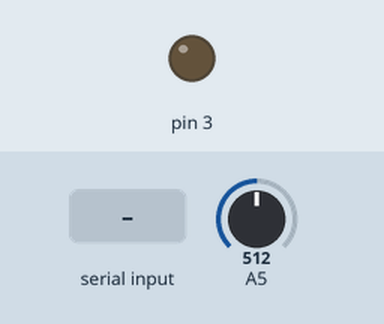
A sketch run on a simulated Arduino Uno, built with avr-gcc and run on an emulated ATmega328P. Parts: output pins drawn as LEDs (lit = HIGH). The test bench sets the inputs (shaded band); at power-on: A5 = 512. What the sketch prints to the serial monitor is not drawn.

Above: at 1.2 s.
1.3 s: "2" received over Serial
At 2.5 s:
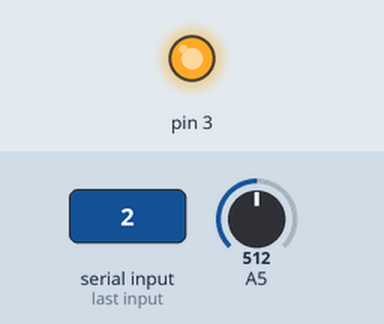
2.8 s: "1" received over Serial
4.3 s: "3" received over Serial
Timing chart, 0 to 7.3 s (numbered marks = the images above; inputs shaded):
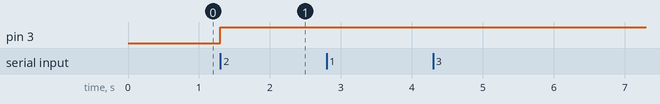

Measured:
- after the input at 1.3 s, pin 3: LOW → HIGH at once
- after the input at 2.8 s, every drawn part: stays the same
- after the input at 4.3 s, every drawn part: stays the same

The sketch:

_2_3.ino
```cpp
void setup() {
  // put your setup code here, to run once:
  Serial.begin(9600);
  pinMode(3,OUTPUT);
}

int state = LOW;

void loop() {
  // put your main code here, to run repeatedly:

  if(Serial.available() > 0 ){
    int val = Serial.read();
    if ( val == 49)
      Serial.println("Hello");
    else if (val == 50){
      state = !state ;
      digitalWrite(3,state);
    }
    else if (val == 51){
      while (1){
        Serial.println(analogRead(A5));

          if ( Serial.read() == 51)
            break ;

      }

    }
  }

}

//PC to arduino project
```
